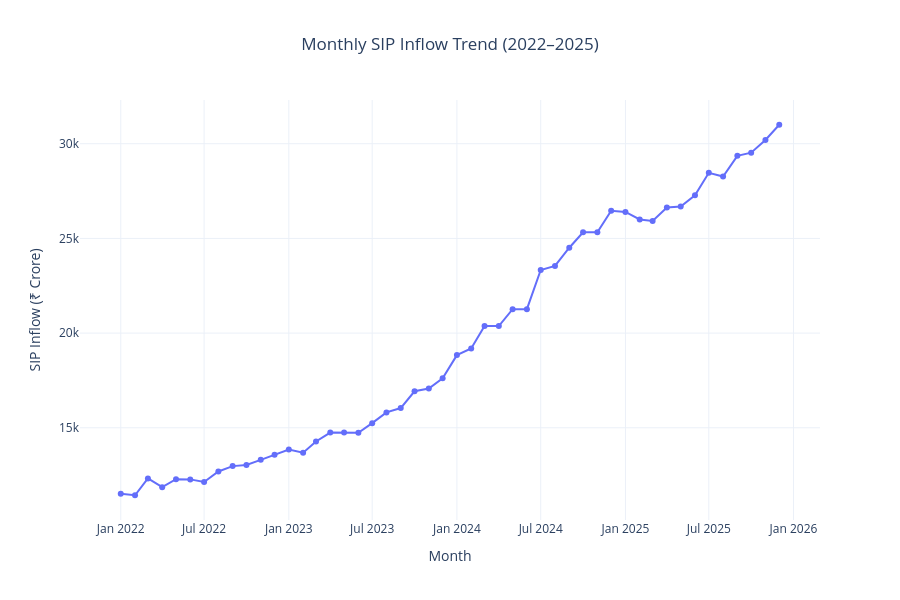

The notebook cell this image was saved under:
### Code cell
fig = px.line(
    sip_plot,
    x="month",
    y="sip_inflow_crore",
    markers=True,
    title="Monthly SIP Inflow Trend (2022–2025)",
    labels={
        "month":"Month",
        "sip_inflow_crore":"SIP Inflow (₹ Crore)"
    }
)

fig.update_layout(

    template="plotly_white",

    title_x=0.5,

    height=600
)

fig.show()
